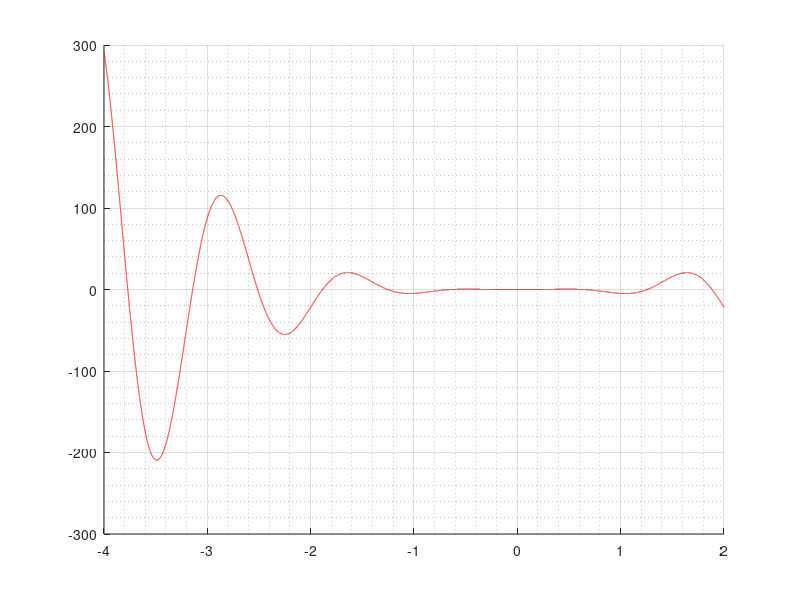

MATLAB code for this plot:
function secante
  %para mostrar mas decimales
  format long

  display("METODO DE LA SECANTE")
  display("De La forma: x^3*A*sin(B*x)")

  A=input("Ingrese variable A: ");
  B=input("Ingrese variable B: ");

  %Rango donde se va a graficar
  x=-4:0.0001:2;
  %Una grafica se sobreponga sobre la otra
  hold on;
  %Graficar mi funcion
  plot(x,x.^3 .*A.*sin(B.*x),'r')

  %Mostrar cuadricula
  grid on;
  %Mostrar cuadricula mas chiquita
  grid minor;

  %Ingresar los puntos
  x0=input("Ingrese x0: ");
  x1=input("Ingrese x1: ");

  %Ingreso el error
  errU=input("Ingresar el error para comparar y detener: ");

  %Los dos puntos ingresados deben ser diferentes
  if x0==x1
    display("x1 y x2 no pueden ser iguales, saliendo del programa...")
    return
  endif
  %Condicional para el while, tiene un valor de 1 para que entre en
  %el while
  b=1;
  %Contar las iteraciones
  i=0;
  while (b)
    %Aumentar la iteracion
    i=i+1;

    %Evaluar en mi x sub 0 (x sub k menos 1)
    fx0=x0^3 *A*sin(B*x0);

    %Evaluar en mi x sub 1 (x sub k)
    fx1=x1^3*A*sin(B*x1);

    %Aplico la formula de la secante y obtengo la raiz
    respx=x1-(fx1*(x1-x0))/(fx1-fx0);


    %Calculo el error
    err=abs((respx-x1)/respx);
    %Si el error encontrado es menor al ingresado por
    %el usuario, entonces me detengo y hago que b valga
    % 0 para que no vuelva a entrar al while
    if err < errU
      b=0;
    endif

    display("")
    display(["iteracion: ",num2str(i)])
    display(["raiz: ",num2str(respx)])
    display(["error: ",num2str(err)])
    %Cambio para volver a calcular la siguiente iteracion
    x0=x1;
    x1=respx;
  endwhile
  %Graficar el punto (la raiz encontrada)
  plot(respx,respx.^3 .*A.*sin(B.*respx),'ob')

endfunction
